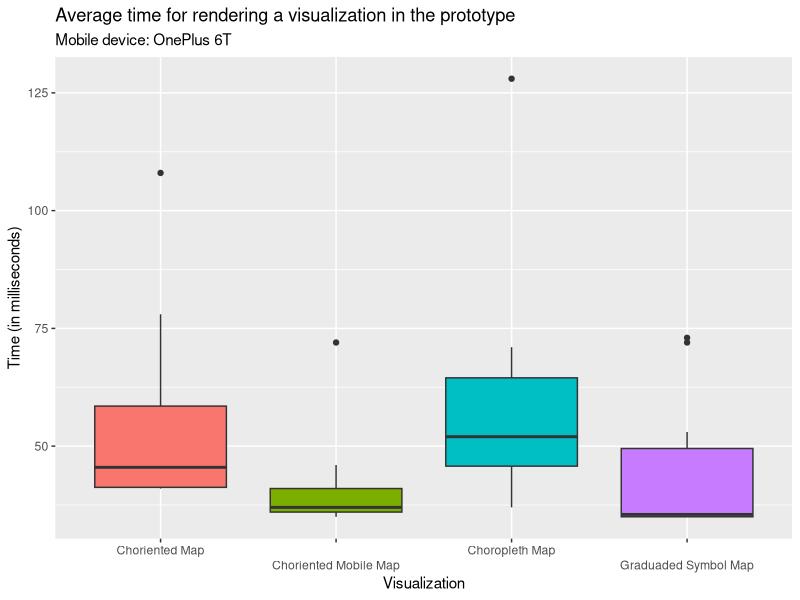

Here is the R script that generated this plot:
library(ggplot2)


choropleth = data.frame(group = "Choropleth Map", value=c(128, 45, 48, 38, 71, 55, 57, 37, 49, 67))

gsm = data.frame(group = "Graduaded Symbol Map", value=c(73, 72, 39, 35, 36, 53, 35, 35, 35, 35))

choriented = data.frame(group = "Choriented Map", value=c(57, 108, 44, 59, 42, 78, 41, 47, 41, 41))

choriented_mobile = data.frame(group = "Choriented Mobile Map", value=c(46, 37, 37, 35, 35, 38, 36, 36, 72, 42))


df.plot = rbind(choropleth, gsm, choriented, choriented_mobile)

p = ggplot(
  df.plot, 
  aes(x=group, y=value, fill=group),
) + geom_boxplot(show.legend = F) +  scale_x_discrete(guide = guide_axis(n.dodge = 2))
p + labs(
  y = "Time (in milliseconds)",
  x = "Visualization",
  title= "Average time for rendering a visualization in the prototype",
  subtitle = "Mobile device: OnePlus 6T"
)
